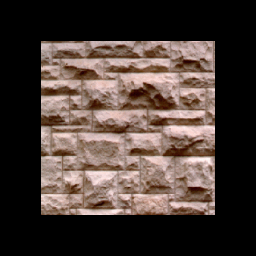

Source code (Python):
#!/usr/bin/env python

# Display a BMP image with window/level adjustment.

# Factory overrides
import vtkmodules.vtkInteractionStyle  # noqa: F401
import vtkmodules.vtkRenderingFreeType  # noqa: F401
import vtkmodules.vtkRenderingOpenGL2  # noqa: F401

import os

from vtkmodules.vtkIOImage import vtkBMPReader
from vtkmodules.vtkRenderingCore import (
    vtkImageActor,
    vtkRenderWindow,
    vtkRenderWindowInteractor,
    vtkRenderer,
)

# Read BMP image
reader = vtkBMPReader()
data_dir = os.environ.get("VPE_DATA_DIR", os.path.dirname(os.path.abspath(__file__)))

reader.SetFileName(os.path.join(data_dir, "masonry.bmp"))
reader.Update()

# Display with vtkImageActor
image_actor = vtkImageActor()
image_actor.GetMapper().SetInputConnection(reader.GetOutputPort())

# Renderer
renderer = vtkRenderer()
renderer.AddActor(image_actor)

# Window
render_window = vtkRenderWindow()
render_window.AddRenderer(renderer)
render_window.SetSize(256, 256)
render_window.SetWindowName("window level bmp")

# Scene
renderer.ResetCamera()

# Interactor
interactor = vtkRenderWindowInteractor()
interactor.SetRenderWindow(render_window)

interactor.Initialize()
interactor.Start()
